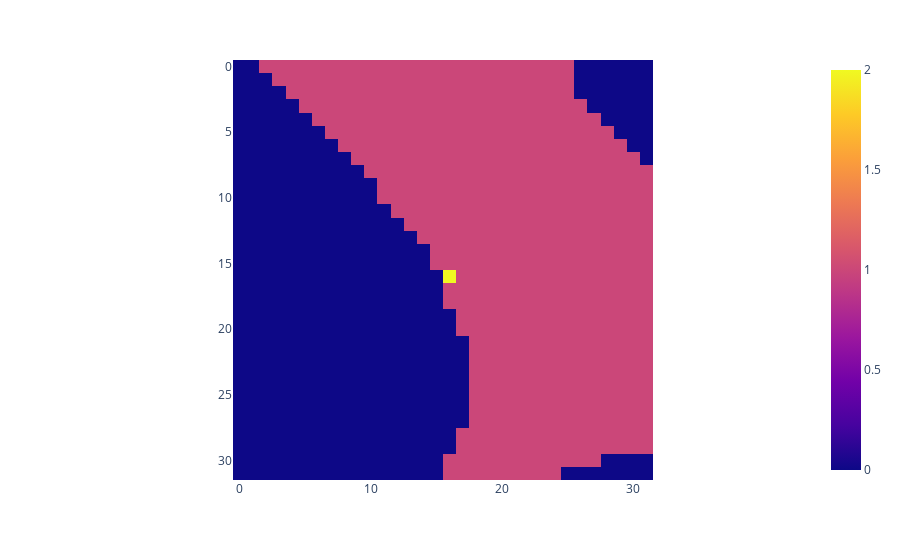

Notebook cell for this chart:
### Code cell
tmp_cut = torch.clone(cuts[10])
tmp_cut[cuts[0].shape[0]//2, cuts[0].shape[0]//2] = 2
fig = px.imshow(tmp_cut)
fig.show()

### Figure 1 — Plotly figure (JSON) as saved in the notebook; plotly's stock layout.template omitted (floating-point values rounded to 4 significant figures; data arrays with more than 128 entries replaced by an {"elided": "..."} marker saying what was removed)
{"data": [{"coloraxis": "coloraxis", "hovertemplate": "x: %{x}<br>y: %{y}<br>color: %{z}<extra></extra>", "name": "0", "type": "heatmap", "xaxis": "x", "yaxis": "y", "z": {"elided": "32x32 int values"}}], "layout": {"coloraxis": {"colorscale": [[0, "#0d0887"], [0.1111, "#46039f"], [0.2222, "#7201a8"], [0.3333, "#9c179e"], [0.4444, "#bd3786"], [0.5556, "#d8576b"], [0.6667, "#ed7953"], [0.7778, "#fb9f3a"], [0.8889, "#fdca26"], [1, "#f0f921"]]}, "margin": {"t": 60}, "xaxis": {"anchor": "y", "constrain": "domain", "domain": [0, 1], "scaleanchor": "y"}, "yaxis": {"anchor": "x", "autorange": "reversed", "constrain": "domain", "domain": [0, 1]}}}
